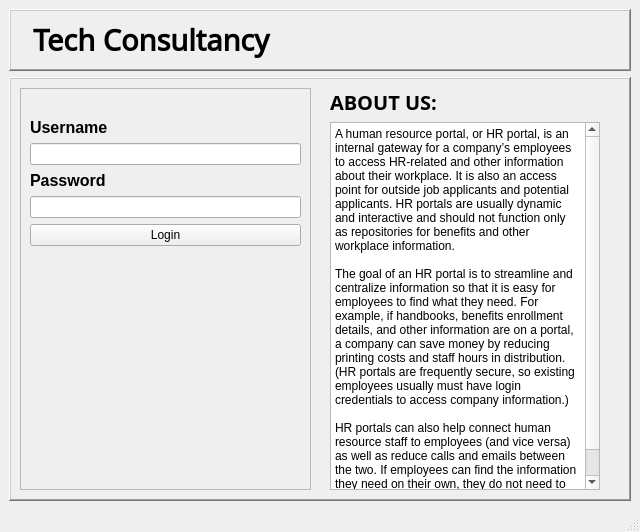
<?xml version="1.0" encoding="UTF-8"?>
<ui version="4.0">
 <class>H_r_portal</class>
 <widget class="QMainWindow" name="H_r_portal">
  <property name="geometry">
   <rect>
    <x>0</x>
    <y>0</y>
    <width>640</width>
    <height>532</height>
   </rect>
  </property>
  <property name="windowTitle">
   <string>H R Portal</string>
  </property>
  <property name="windowIcon">
   <iconset>
    <normaloff>icon_final.png</normaloff>icon_final.png</iconset>
  </property>
  <widget class="QWidget" name="centralwidget">
   <property name="minimumSize">
    <size>
     <width>640</width>
     <height>0</height>
    </size>
   </property>
   <layout class="QVBoxLayout" name="verticalLayout_2">
    <item>
     <widget class="QFrame" name="Tech">
      <property name="frameShape">
       <enum>QFrame::WinPanel</enum>
      </property>
      <property name="frameShadow">
       <enum>QFrame::Raised</enum>
      </property>
      <layout class="QHBoxLayout" name="horizontalLayout">
       <item>
        <widget class="QLabel" name="icon">
         <property name="text">
          <string/>
         </property>
         <property name="pixmap">
          <pixmap>imgonline-com-ua-resize-CTsWWNaYCcTcOI.png</pixmap>
         </property>
        </widget>
       </item>
       <item>
        <widget class="QLabel" name="label_2">
         <property name="font">
          <font>
           <family>Noto Sans Avestan</family>
           <pointsize>22</pointsize>
           <weight>75</weight>
           <bold>true</bold>
          </font>
         </property>
         <property name="text">
          <string>Tech Consultancy</string>
         </property>
        </widget>
       </item>
       <item>
        <spacer name="horizontalSpacer">
         <property name="orientation">
          <enum>Qt::Horizontal</enum>
         </property>
         <property name="sizeHint" stdset="0">
          <size>
           <width>40</width>
           <height>20</height>
          </size>
         </property>
        </spacer>
       </item>
      </layout>
     </widget>
    </item>
    <item>
     <widget class="QFrame" name="frame_2">
      <property name="frameShape">
       <enum>QFrame::WinPanel</enum>
      </property>
      <property name="frameShadow">
       <enum>QFrame::Raised</enum>
      </property>
      <layout class="QHBoxLayout" name="horizontalLayout_3">
       <item>
        <widget class="QFrame" name="frame">
         <property name="frameShape">
          <enum>QFrame::StyledPanel</enum>
         </property>
         <property name="frameShadow">
          <enum>QFrame::Raised</enum>
         </property>
         <layout class="QVBoxLayout" name="verticalLayout_3">
          <item>
           <widget class="QLabel" name="login_icon">
            <property name="text">
             <string/>
            </property>
            <property name="pixmap">
             <pixmap>rsz_kisspng-india-login-computer-icons-emoticon-medicine-user-login-icon-5ab05c8c27d4c14591099815215074681632.png</pixmap>
            </property>
            <property name="alignment">
             <set>Qt::AlignCenter</set>
            </property>
           </widget>
          </item>
          <item>
           <widget class="QLabel" name="u_name">
            <property name="font">
             <font>
              <pointsize>12</pointsize>
              <weight>75</weight>
              <bold>true</bold>
             </font>
            </property>
            <property name="text">
             <string>Username</string>
            </property>
           </widget>
          </item>
          <item>
           <widget class="QLineEdit" name="u_name_l"/>
          </item>
          <item>
           <widget class="QLabel" name="password">
            <property name="font">
             <font>
              <pointsize>12</pointsize>
              <weight>75</weight>
              <bold>true</bold>
             </font>
            </property>
            <property name="text">
             <string>Password</string>
            </property>
           </widget>
          </item>
          <item>
           <widget class="QLineEdit" name="pass_l">
            <property name="echoMode">
             <enum>QLineEdit::Password</enum>
            </property>
           </widget>
          </item>
          <item>
           <widget class="QPushButton" name="pushButton">
            <property name="text">
             <string>Login</string>
            </property>
           </widget>
          </item>
          <item>
           <spacer name="verticalSpacer_2">
            <property name="orientation">
             <enum>Qt::Vertical</enum>
            </property>
            <property name="sizeHint" stdset="0">
             <size>
              <width>20</width>
              <height>40</height>
             </size>
            </property>
           </spacer>
          </item>
         </layout>
        </widget>
       </item>
       <item>
        <widget class="QLabel" name="label_3">
         <property name="text">
          <string/>
         </property>
        </widget>
       </item>
       <item>
        <layout class="QHBoxLayout" name="horizontalLayout_2">
         <item>
          <layout class="QVBoxLayout" name="verticalLayout">
           <item>
            <widget class="QLabel" name="label">
             <property name="font">
              <font>
               <family>Noto Sans Armenian</family>
               <pointsize>15</pointsize>
               <weight>75</weight>
               <bold>true</bold>
              </font>
             </property>
             <property name="text">
              <string>ABOUT US:</string>
             </property>
            </widget>
           </item>
           <item>
            <widget class="QPlainTextEdit" name="plainTextEdit">
             <property name="plainText">
              <string>A human resource portal, or HR portal, is an internal gateway for a company’s employees to access HR-related and other information about their workplace. It is also an access point for outside job applicants and potential applicants. HR portals are usually dynamic and interactive and should not function only as repositories for benefits and other workplace information.

The goal of an HR portal is to streamline and centralize information so that it is easy for employees to find what they need. For example, if handbooks, benefits enrollment details, and other information are on a portal, a company can save money by reducing printing costs and staff hours in distribution. (HR portals are frequently secure, so existing employees usually must have login credentials to access company information.)

HR portals can also help connect human resource staff to employees (and vice versa) as well as reduce calls and emails between the two. If employees can find the information they need on their own, they do not need to involve HR staff.</string>
             </property>
            </widget>
           </item>
          </layout>
         </item>
         <item>
          <spacer name="verticalSpacer">
           <property name="orientation">
            <enum>Qt::Vertical</enum>
           </property>
           <property name="sizeHint" stdset="0">
            <size>
             <width>20</width>
             <height>305</height>
            </size>
           </property>
          </spacer>
         </item>
        </layout>
       </item>
      </layout>
     </widget>
    </item>
   </layout>
  </widget>
  <widget class="QStatusBar" name="statusbar"/>
 </widget>
 <resources/>
 <connections/>
</ui>
